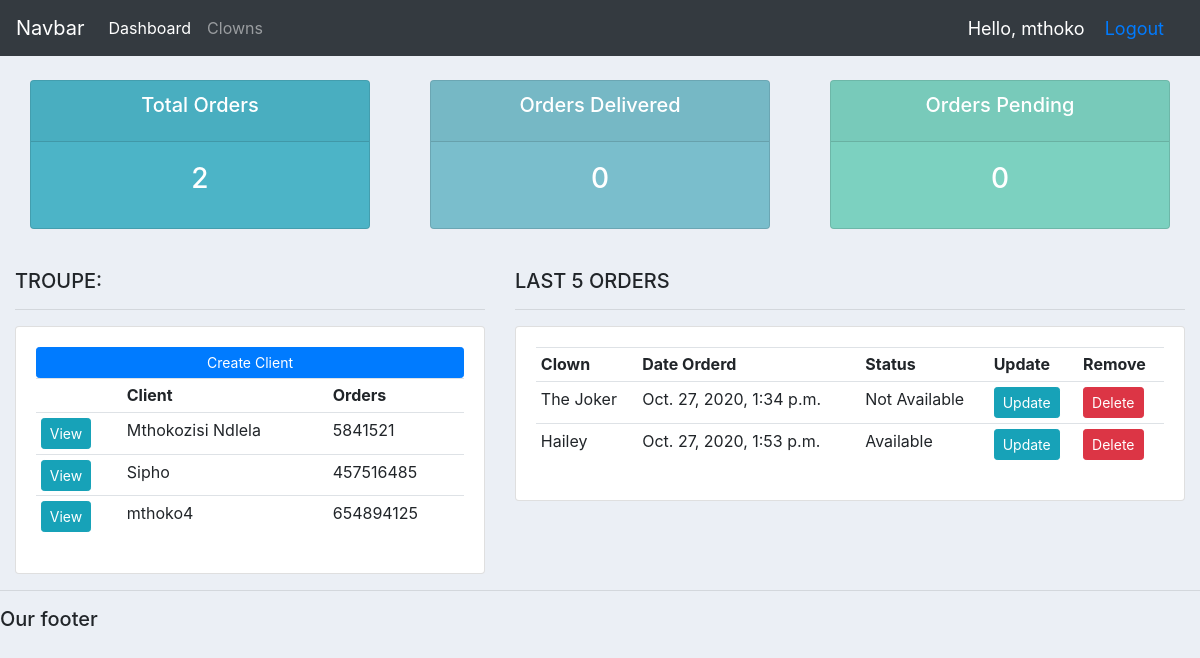
The app's page / (signed in) with its own data.
### users/models.py (models this page shows, shortened)
class Client(models.Model):
	name = models.CharField(max_length=200, null=True)
	phone = models.CharField(max_length=200, null=True)
	email = models.CharField(max_length=200, null=True)
	date_created = models.DateTimeField(auto_now_add=True, null=True)

class Order(models.Model):
	STATUS = (
			('Pending', 'Pending'),
			('Not Available', 'Not Available'),
			('Available', 'Available'),
			)
	client = models.ForeignKey(Client, null=True, on_delete= models.SET_NULL)
	clown = models.ForeignKey(Clown, null=True, on_delete= models.SET_NULL)
	date_created = models.DateTimeField(auto_now_add=True, null=True)
	status = models.CharField(max_length=200, null=True, choices=STATUS)

class Clown(models.Model):
	CATEGORY = (
			('Indoor', 'Indoor'),
			('Out Door', 'Out Door'),
			)
	name = models.CharField(max_length=200, null=True)
	price = models.FloatField(null=True)
	category = models.CharField(max_length=200, null=True, choices=CATEGORY)
	description = models.CharField(max_length=200, null=True, blank=True)
	date_created = models.DateTimeField(auto_now_add=True, null=True)
	tags = models.ManyToManyField(Tag)
	def __str__(self):
		return self.name

### users/views.py (the view)
# urls.py: path('', views.troupe, name="home"),
@login_required(login_url='login')
def troupe(request):
	orders = Order.objects.all()
	customers = Client.objects.all()
	total_customers = customers.count()
	total_orders = orders.count()
	delivered = orders.filter(status='Delivered').count()
	pending = orders.filter(status='Pending').count()
	context = {'orders':orders, 'Client':customers,
	'total_orders':total_orders,'delivered':delivered,
	'pending':pending }
	return render(request, 'users/dashboard.html', context)

### users/templates/users/dashboard.html (shortened to what this page needs)
{%  extends 'users/main.html' %}
{% block content %}
{%  include 'users/status.html' %}
<br>
<div class="row">
	<div class="col-md-5">
		<h5>TROUPE:</h5>
		<hr>
		<div class="card card-body">
			<a class="btn btn-primary  btn-sm btn-block" href="">Create Client</a>
			<table class="table table-sm">
				<tr>
					<th></th>
					<th>Client</th>
					<th>Orders</th>
				</tr>
                {% for clients in Client %}
					<tr>
                        <td><a class="btn btn-sm btn-info" href="{% url 'clients' clients.id %}">View</a></td>
						<td>{{clients.name}}</td>
						<td>{{clients.phone}}</td>
					</tr>
				{% endfor %}
			</table>
		</div>
	</div>
	<div class="col-md-7">
		<h5>LAST 5 ORDERS</h5>
		<hr>
		<div class="card card-body">
			<table class="table table-sm">
				<tr>
					<th>Clown</th>
					<th>Date Orderd</th>
					<th>Status</th>
					<th>Update</th>
					<th>Remove</th>
				</tr>
                {% for order in orders %}
					<tr>
						<td>{{order.clown}}</td>
						<td>{{order.date_created}}</td>
						<td>{{order.status}}</td>
						<td><a class="btn btn-sm btn-info" href="{% url 'update_order' order.id %}">Update</a></td>
						<td><a class="btn btn-sm btn-danger"href="{% url 'delete_order' order.id %}">Delete</a></td>
					</tr>
				{% endfor %}
			</table>
		</div>
	</div>
</div>
{% endblock %}

### users/templates/users/navbar.html (shortened to what this page needs)
{% load static %}
<nav class="navbar navbar-expand-lg navbar-dark bg-dark">
  <a class="navbar-brand" href="#">Navbar</a>
  <div class="collapse navbar-collapse" id="navbarNav">
    <ul class="navbar-nav">
      <li class="nav-item active">
        <a class="nav-link" href="#">Dashboard</a>
      </li>
      <li class="nav-item">
        <a class="nav-link" href="#">Clowns</a>
      </li>
    </ul>
  </div>
  <span class="hello-msg">Hello, {{request.user}}</span>
  <span class="hello-msg"><a href="{% url 'logout' %}">Logout</a></span>
</nav>

### users/templates/users/main.html (style rules this page uses)
body { background-color: #ebeff5; }

### users/templates/users/navbar.html (style rules this page uses)
.hello-msg { font-size: 18px; color: #fff; margin-right: 20px; }

### records on screen
Client: name "Mthokozisi Ndlela", phone "5841521"
Client: name "Sipho", phone "457516485"
Client: name "mthoko4", phone "654894125"
Order: clown "The Joker", date_created "Oct. 27, 2020, 1:34 p.m.", status "Not Available"
Order: clown "Hailey", date_created "Oct. 27, 2020, 1:53 p.m.", status "Available"

### other values on screen
{{ request.user }} "mthoko"
{{ total_orders }} "2"
{{ delivered }} "0"
{{ pending }} "0"
